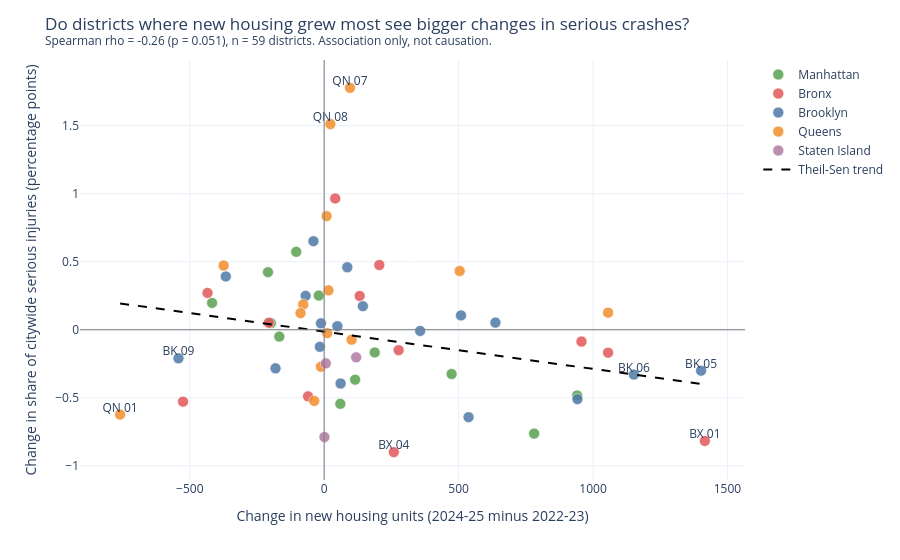

Here is the notebook cell this chart was saved with:
### Code cell
# Question 1: chart, correlation summary and sensitivity table
fig_q1, summary_q1 = q1_growth_vs_crash_change(df)
fig_q1.show()
display(summary_q1.round(3))
display(q1_sensitivity(df).round(3))

# Districts quoted in the findings, and the slope of the Theil-Sen line
q1_table = build_period_table(df, "severe_injuries")
display(q1_table.set_index("cd_label").loc[["QN 07", "QN 08", "BX 01"], ["unit_change", "share_change_pp"]].round(2))
slope_per_unit = theilslopes(q1_table["share_change_pp"], q1_table["unit_change"])[0]
print(f"Theil-Sen slope: {1000 * slope_per_unit:.2f} percentage points of citywide share per 1,000 units")

### Figure 1 — Plotly figure (JSON) as saved in the notebook; plotly's stock layout.template omitted (floating-point values rounded to 4 significant figures)
{"data": [{"customdata": [["Manhattan", 209, 0, 22, 43], ["Manhattan", 167, 0, 65, 62], ["Manhattan", 299, 773, 98, 81], ["Manhattan", 1433, 2374, 116, 91], ["Manhattan", 529, 112, 114, 123], ["Manhattan", 130, 110, 75, 87], ["Manhattan", 4, 192, 87, 78], ["Manhattan", 141, 201, 103, 75], ["Manhattan", 243, 45, 58, 60], ["Manhattan", 271, 386, 89, 70], ["Manhattan", 1252, 1148, 86, 114], ["Manhattan", 254, 1035, 113, 74]], "hovertemplate": "<b>%{hovertext}</b><br><br>Change in new housing units (2024-25 minus 2022-23)=%{x:,.0f}<br>Change in share of citywide serious injuries (percentage points)=%{y:.2f}<br>Units 2022-23=%{customdata[1]:,.0f}<br>Units 2024-25=%{customdata[2]:,.0f}<br>Outcome 2022-23=%{customdata[3]:,.0f}<br>Outcome 2024-25=%{customdata[4]:,.0f}<extra></extra>", "hovertext": ["MN 01", "MN 02", "MN 03", "MN 04", "MN 05", "MN 06", "MN 07", "MN 08", "MN 09", "MN 10", "MN 11", "MN 12"], "legendgroup": "Manhattan", "marker": {"color": "#59a14f", "line": {"color": "white", "width": 0.6}, "opacity": 0.85, "size": 11, "symbol": "circle"}, "mode": "markers", "name": "Manhattan", "orientation": "v", "showlegend": true, "type": "scatter", "x": [-209, -167, 474, 941, -417, -20, 188, 60, -198, 115, -104, 781], "xaxis": "x", "y": [0.4231, -0.05044, -0.3255, -0.4829, 0.1967, 0.251, -0.1672, -0.5448, 0.04851, -0.3669, 0.5725, -0.7632], "yaxis": "y"}, {"customdata": [["Bronx", 2217, 3633, 152, 110], ["Bronx", 503, 443, 70, 45], ["Bronx", 1186, 752, 71, 84], ["Bronx", 1567, 1826, 139, 93], ["Bronx", 1284, 2241, 91, 86], ["Bronx", 1424, 899, 78, 51], ["Bronx", 1058, 2114, 78, 69], ["Bronx", 229, 506, 68, 60], ["Bronx", 604, 398, 79, 81], ["Bronx", 46, 178, 54, 66], ["Bronx", 213, 254, 34, 82], ["Bronx", 683, 888, 106, 129]], "hovertemplate": "<b>%{hovertext}</b><br><br>Change in new housing units (2024-25 minus 2022-23)=%{x:,.0f}<br>Change in share of citywide serious injuries (percentage points)=%{y:.2f}<br>Units 2022-23=%{customdata[1]:,.0f}<br>Units 2024-25=%{customdata[2]:,.0f}<br>Outcome 2022-23=%{customdata[3]:,.0f}<br>Outcome 2024-25=%{customdata[4]:,.0f}<extra></extra>", "hovertext": ["BX 01", "BX 02", "BX 03", "BX 04", "BX 05", "BX 06", "BX 07", "BX 08", "BX 09", "BX 10", "BX 11", "BX 12"], "legendgroup": "Bronx", "marker": {"color": "#e15759", "line": {"color": "white", "width": 0.6}, "opacity": 0.85, "size": 11, "symbol": "circle"}, "mode": "markers", "name": "Bronx", "orientation": "v", "showlegend": true, "type": "scatter", "x": [1416, -60, -434, 259, 957, -525, 1056, 277, -206, 132, 41, 205], "xaxis": "x", "y": [-0.8175, -0.4896, 0.2704, -0.8994, -0.08662, -0.5284, -0.1685, -0.15, 0.05159, 0.2479, 0.9648, 0.4755], "yaxis": "y"}, {"customdata": [["Brooklyn", 3151, 3237, 130, 152], ["Brooklyn", 1935, 2472, 116, 83], ["Brooklyn", 1398, 1542, 87, 95], ["Brooklyn", 811, 860, 42, 43], ["Brooklyn", 1076, 2478, 129, 113], ["Brooklyn", 97, 1249, 70, 53], ["Brooklyn", 223, 580, 77, 76], ["Brooklyn", 717, 1659, 66, 40], ["Brooklyn", 711, 169, 67, 56], ["Brooklyn", 16, 4, 49, 51], ["Brooklyn", 82, 13, 60, 72], ["Brooklyn", 97, 81, 99, 92], ["Brooklyn", 256, 765, 36, 41], ["Brooklyn", 1115, 749, 80, 99], ["Brooklyn", 171, 131, 71, 103], ["Brooklyn", 575, 1212, 83, 85], ["Brooklyn", 1285, 1104, 112, 97], ["Brooklyn", 31, 92, 169, 148]], "hovertemplate": "<b>%{hovertext}</b><br><br>Change in new housing units (2024-25 minus 2022-23)=%{x:,.0f}<br>Change in share of citywide serious injuries (percentage points)=%{y:.2f}<br>Units 2022-23=%{customdata[1]:,.0f}<br>Units 2024-25=%{customdata[2]:,.0f}<br>Outcome 2022-23=%{customdata[3]:,.0f}<br>Outcome 2024-25=%{customdata[4]:,.0f}<extra></extra>", "hovertext": ["BK 01", "BK 02", "BK 03", "BK 04", "BK 05", "BK 06", "BK 07", "BK 08", "BK 09", "BK 10", "BK 11", "BK 12", "BK 13", "BK 14", "BK 15", "BK 16", "BK 17", "BK 18"], "legendgroup": "Brooklyn", "marker": {"color": "#4e79a7", "line": {"color": "white", "width": 0.6}, "opacity": 0.85, "size": 11, "symbol": "circle"}, "mode": "markers", "name": "Brooklyn", "orientation": "v", "showlegend": true, "type": "scatter", "x": [86, 537, 144, 49, 1402, 1152, 357, 942, -542, -12, -69, -16, 509, -366, -40, 637, -181, 61], "xaxis": "x", "y": [0.459, -0.6428, 0.1727, 0.02616, -0.301, -0.3297, -0.008688, -0.5102, -0.2101, 0.04719, 0.2488, -0.1254, 0.1053, 0.3917, 0.6503, 0.05218, -0.2835, -0.3951], "yaxis": "y"}, {"customdata": [["Queens", 2441, 1682, 115, 83], ["Queens", 2597, 3101, 78, 99], ["Queens", 250, 213, 112, 85], ["Queens", 111, 99, 54, 40], ["Queens", 375, 1, 82, 105], ["Queens", 466, 388, 39, 48], ["Queens", 23, 119, 118, 206], ["Queens", 122, 145, 76, 151], ["Queens", 81, 183, 46, 42], ["Queens", 4, 13, 101, 142], ["Queens", 1, 17, 64, 78], ["Queens", 1218, 1130, 148, 153], ["Queens", 2, 13, 98, 96], ["Queens", 789, 1845, 37, 43]], "hovertemplate": "<b>%{hovertext}</b><br><br>Change in new housing units (2024-25 minus 2022-23)=%{x:,.0f}<br>Change in share of citywide serious injuries (percentage points)=%{y:.2f}<br>Units 2022-23=%{customdata[1]:,.0f}<br>Units 2024-25=%{customdata[2]:,.0f}<br>Outcome 2022-23=%{customdata[3]:,.0f}<br>Outcome 2024-25=%{customdata[4]:,.0f}<extra></extra>", "hovertext": ["QN 01", "QN 02", "QN 03", "QN 04", "QN 05", "QN 06", "QN 07", "QN 08", "QN 09", "QN 10", "QN 11", "QN 12", "QN 13", "QN 14"], "legendgroup": "Queens", "marker": {"color": "#f28e2b", "line": {"color": "white", "width": 0.6}, "opacity": 0.85, "size": 11, "symbol": "circle"}, "mode": "markers", "name": "Queens", "orientation": "v", "showlegend": true, "type": "scatter", "x": [-759, 504, -37, -12, -374, -78, 96, 23, 102, 9, 16, -88, 11, 1056], "xaxis": "x", "y": [-0.623, 0.4314, -0.5234, -0.272, 0.472, 0.1857, 1.777, 1.511, -0.07323, 0.8347, 0.2893, 0.1217, -0.0256, 0.1254], "yaxis": "y"}, {"customdata": [["Staten Island", 135, 254, 117, 106], ["Staten Island", 2, 8, 87, 74], ["Staten Island", 8, 9, 77, 37]], "hovertemplate": "<b>%{hovertext}</b><br><br>Change in new housing units (2024-25 minus 2022-23)=%{x:,.0f}<br>Change in share of citywide serious injuries (percentage points)=%{y:.2f}<br>Units 2022-23=%{customdata[1]:,.0f}<br>Units 2024-25=%{customdata[2]:,.0f}<br>Outcome 2022-23=%{customdata[3]:,.0f}<br>Outcome 2024-25=%{customdata[4]:,.0f}<extra></extra>", "hovertext": ["SI 01", "SI 02", "SI 03"], "legendgroup": "Staten Island", "marker": {"color": "#b07aa1", "line": {"color": "white", "width": 0.6}, "opacity": 0.85, "size": 11, "symbol": "circle"}, "mode": "markers", "name": "Staten Island", "orientation": "v", "showlegend": true, "type": "scatter", "x": [119, 6, 1], "xaxis": "x", "y": [-0.2028, -0.2472, -0.7885], "yaxis": "y"}, {"line": {"color": "black", "dash": "dash", "width": 2}, "mode": "lines", "name": "Theil-Sen trend", "type": "scatter", "x": [-759, 1416], "y": [0.1933, -0.4018]}, {"hoverinfo": "skip", "mode": "text", "showlegend": false, "text": ["BX 01", "BK 05", "BK 06", "QN 01", "BK 09", "QN 07", "QN 08", "BX 04"], "textposition": "top center", "type": "scatter", "x": [1416, 1402, 1152, -759, -542, 96, 23, 259], "y": [-0.8175, -0.301, -0.3297, -0.623, -0.2101, 1.777, 1.511, -0.8994]}], "layout": {"legend": {"title": {"text": ""}, "tracegroupgap": 0}, "margin": {"t": 60}, "shapes": [{"line": {"color": "grey", "width": 1}, "type": "line", "x0": 0, "x1": 1, "xref": "x domain", "y0": 0, "y1": 0, "yref": "y"}, {"line": {"color": "grey", "width": 1}, "type": "line", "x0": 0, "x1": 0, "xref": "x", "y0": 0, "y1": 1, "yref": "y domain"}], "title": {"text": "Do districts where new housing grew most see bigger changes in serious crashes?<br><sup>Spearman rho = -0.26 (p = 0.051), n = 59 districts. Association only, not causation.</sup>"}, "xaxis": {"anchor": "y", "domain": [0.0, 1.0], "title": {"text": "Change in new housing units (2024-25 minus 2022-23)"}}, "yaxis": {"anchor": "x", "domain": [0.0, 1.0], "title": {"text": "Change in share of citywide serious injuries (percentage points)"}}}}
